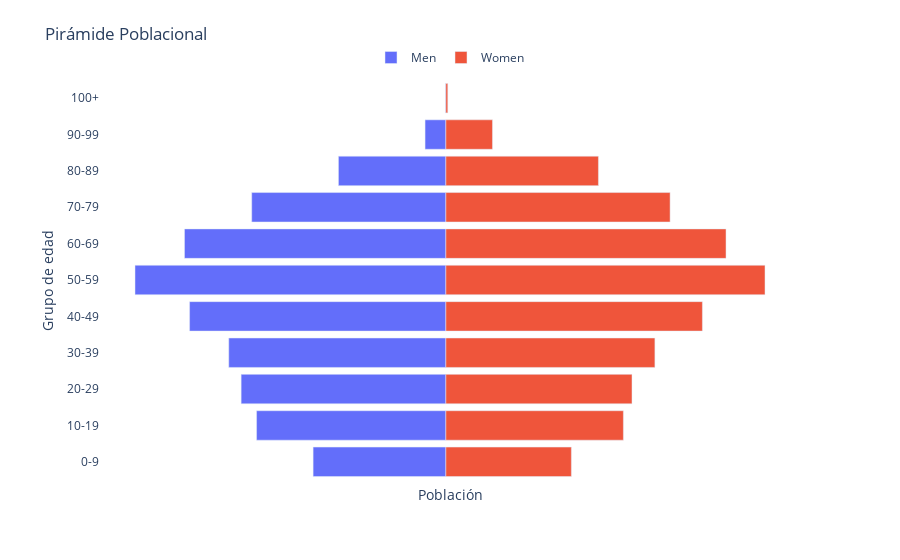

The notebook cell saved with this chart:
### Code cell
bar_config = {
    'hoverinfo': 'x+y',
    'hovertemplate': '%{x:,.0f}<extra>%{y}</extra>'
}

# Crear la figura
fig = go.Figure()

# Agregar las barras para los hombres
fig.add_trace(go.Bar(
    y=df_piramide['age_group'],
    x=df_piramide['men'],
    **bar_config,
    orientation='h',
    name='Men',
    #marker=dict(color='blue')
))

# Agregar las barras para las mujeres
fig.add_trace(go.Bar(
    y=df_piramide['age_group'],
    x=df_piramide['women'],
    **bar_config,
    orientation='h',
    name='Women',
    #marker=dict(color='pink')
))


# Configurar el diseño de la figura
fig.update_layout(
    title='Pirámide Poblacional',
    xaxis_title='Población',
    yaxis_title='Grupo de edad',
    barmode='overlay',
    bargap=0.1,
    bargroupgap=0.1,
    yaxis=dict(
        tickmode='array',
        tickvals=np.arange(len(df_piramide['age_group'])),
        ticktext=df_piramide['age_group'],
        autorange='reversed'
    ),
)

fig.update_layout(

    xaxis=dict(
        title='Población',
        tickvals=list(range(-max(df_piramide['men'].max(), df_piramide['women'].max(), 
                             max(df_piramide['men'].max()//5, df_piramide['women'].max()//5, 1)))),
        ticktext=[f'{abs(x):,}' for x in range(-max(df_piramide['men'].max(), df_piramide['women'].max(), 
                                                max(df_piramide['men'].max()//5, df_piramide['women'].max()//5, 1)))],
        title_standoff=10
    ),

    yaxis=dict(
        title='Grupo de edad',
        tickmode='array',
        tickvals=np.arange(len(df_piramide['age_group'])),
        ticktext=df_piramide['age_group'],
        autorange='reversed',
        title_standoff=10
    ),

    barmode='overlay',
    bargap=0.1,
    plot_bgcolor='white',
    hovermode='y unified',
    legend=dict(
        orientation='h',
        yanchor='bottom',
        y=1.02,
        xanchor='center',
        x=0.5
    ),
    
    margin=dict(l=100, r=100, t=80, b=80), 
    
)

fig.update_yaxes(autorange=True)

fig.show()

### Figure 1 — Plotly figure (JSON) as saved in the notebook; plotly's stock layout.template omitted (floating-point values rounded to 4 significant figures)
{"data": [{"hoverinfo": "x+y", "hovertemplate": "%{x:,.0f}<extra>%{y}</extra>", "name": "Men", "orientation": "h", "type": "bar", "x": [-2020762, -2881302, -3116150, -3304452, -3900875, -4731610, -3978379, -2954980, -1635173, -316786, -6259], "y": ["0-9", "10-19", "20-29", "30-39", "40-49", "50-59", "60-69", "70-79", "80-89", "90-99", "100+"]}, {"hoverinfo": "x+y", "hovertemplate": "%{x:,.0f}<extra>%{y}</extra>", "name": "Women", "orientation": "h", "type": "bar", "x": [1909999, 2701875, 2832834, 3181479, 3904334, 4857187, 4263882, 3412821, 2321886, 709414, 28791], "y": ["0-9", "10-19", "20-29", "30-39", "40-49", "50-59", "60-69", "70-79", "80-89", "90-99", "100+"]}], "layout": {"bargap": 0.1, "bargroupgap": 0.1, "barmode": "overlay", "hovermode": "y unified", "legend": {"orientation": "h", "x": 0.5, "xanchor": "center", "y": 1.02, "yanchor": "bottom"}, "margin": {"b": 80, "l": 100, "r": 100, "t": 80}, "plot_bgcolor": "white", "title": {"text": "Pirámide Poblacional"}, "xaxis": {"ticktext": [], "tickvals": [], "title": {"standoff": 10, "text": "Población"}}, "yaxis": {"autorange": true, "tickmode": "array", "ticktext": ["0-9", "10-19", "20-29", "30-39", "40-49", "50-59", "60-69", "70-79", "80-89", "90-99", "100+"], "tickvals": [0, 1, 2, 3, 4, 5, 6, 7, 8, 9, 10], "title": {"standoff": 10, "text": "Grupo de edad"}}}}
